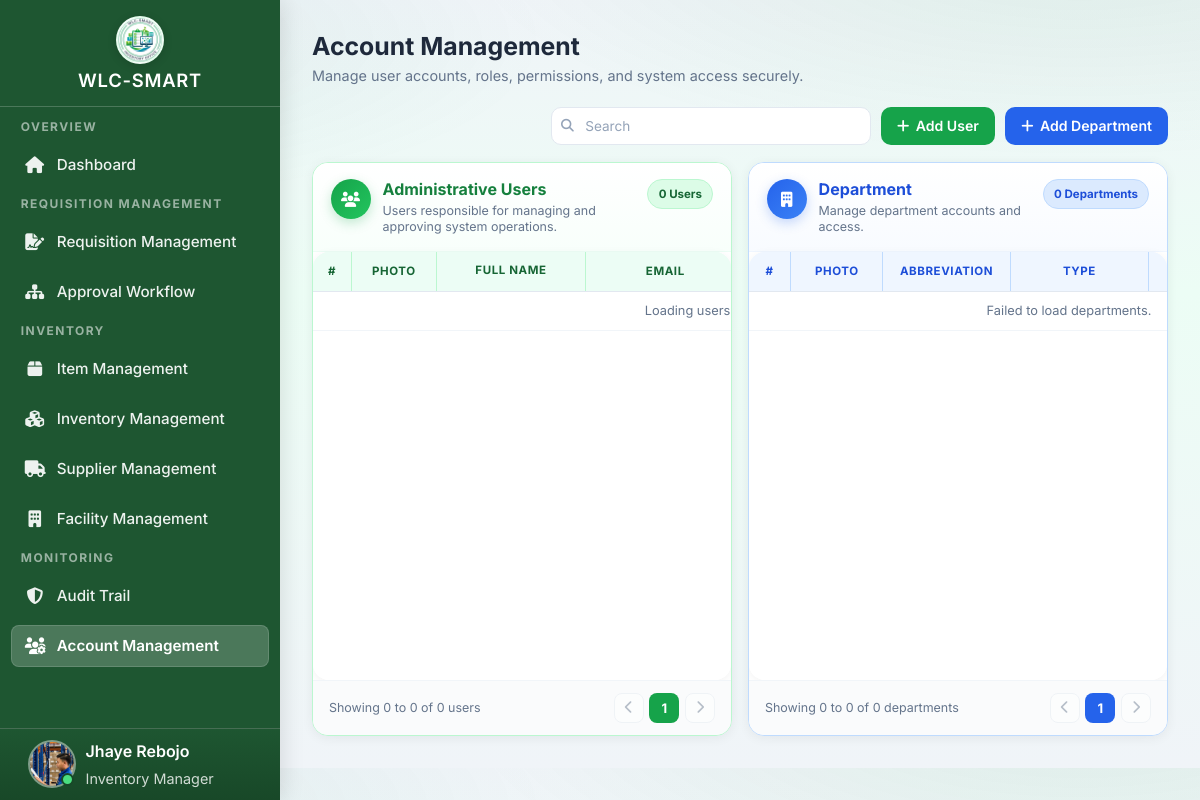
The page /public/pages/account_management.php (signed in) on the database its author committed.
### tables this page shows
CREATE TABLE `user` (
  `user_id` int(11) NOT NULL,
  `Email` varchar(191) NOT NULL COMMENT 'Login email (kept as Email for backward compatibility)',
  `password` varchar(255) NOT NULL COMMENT 'Store hashed password (bcrypt/argon2)',
  `role` enum('Inventory Manager','Dean','Laboratory Manager','Comptroller','President','Employee','User','GSD officer','Department') NOT NULL DEFAULT 'User',
  `failed_attempts` tinyint(3) UNSIGNED NOT NULL DEFAULT 0 COMMENT 'Failed login counter',
  `lock_time` datetime DEFAULT NULL COMMENT 'When account lock was triggered',
  `created_at` datetime NOT NULL DEFAULT current_timestamp() COMMENT 'Record creation timestamp',
  `updated_at` datetime NOT NULL DEFAULT current_timestamp() ON UPDATE current_timestamp() COMMENT 'Last profile/account update',
  `deleted_at` datetime DEFAULT NULL COMMENT 'Soft-delete timestamp',
  `office_id` int(11) DEFAULT NULL,
  `photo_url` varchar(500) DEFAULT NULL COMMENT 'Profile photo URL/path',
  `full_name` varchar(150) DEFAULT NULL COMMENT 'User full name for profile/UI',
  `abbreviation` varchar(20) DEFAULT NULL,
  `contact_number` varchar(20) DEFAULT NULL COMMENT 'Mobile/telephone number',
  `has_consented` tinyint(1) NOT NULL DEFAULT 0 COMMENT 'Accepted Privacy Notice + T&C',
  `consent_version` varchar(10) DEFAULT NULL COMMENT 'Policy version accepted (e.g., 2026-01)',
  `consent_date` datetime DEFAULT NULL COMMENT 'When consent was given',
  `last_login` datetime DEFAULT NULL COMMENT 'Most recent successful login',
  `account_status` enum('active','disabled','locked') NOT NULL DEFAULT 'active' COMMENT 'Account lifecycle state',
  `password_updated_at` datetime DEFAULT NULL COMMENT 'Last password change date',
  `remember_token` varchar(255) DEFAULT NULL COMMENT 'Persistent-login/session token hash',
  `department_type` enum('Administrative','Academic','Executive','') DEFAULT NULL
);

### public/pages/account_management.php (the view, shortened to what this page needs)
<?php
$db = Database::connect();
$stmt = $db->prepare("SELECT * FROM user WHERE user_id = ?");
$stmt->execute([$_SESSION['user_id']]);
$user = $stmt->fetch();
?>
<!DOCTYPE html>
<html lang="en">
<head>
<link rel="stylesheet" href="../assets/css/dashboard.css?v=wlc33">
<link rel="stylesheet" href="../assets/css/account_management.css?v=wlc40">
<link rel="stylesheet" href="../assets/css/loading.css">
<link rel="stylesheet" href="https://cdnjs.cloudflare.com/ajax/libs/font-awesome/6.5.0/css/all.min.css">
</head>
<body>
<?php $imActivePage = 'account_management.php'; require __DIR__ . '/partials/inventory_manager_sidebar.php'; ?>
<main class="main-content account-management-container" id="accountManagementRoot">
    <div class="account-page-header">
        <div class="account-page-header__text">
            <h1 class="account-page-header__title">Account Management</h1>
            <p class="account-page-header__subtitle">Manage user accounts, roles, permissions, and system access securely.</p>
        </div>
        <div class="account-page-header__actions">
            <div class="search-container account-page-header__search">
                <input type="text" id="searchInput" placeholder="Search" class="search-input" aria-label="Search users">
            </div>
            <button class="btn-filter account-page-header__add-btn" id="addUserBtn" type="button"><i class="fas fa-plus"></i> Add User</button>
            <button class="btn-filter account-page-header__add-btn account-page-header__add-btn--dept" id="addDepartmentBtn" type="button"><i class="fas fa-plus"></i> Add Department</button>
        </div>
    </div>
    <div class="users-tables-split" id="usersTablesSplit">
        <section class="users-panel-card users-panel-card--admin">
            <header class="users-panel-card__header">
                <div class="users-panel-card__header-main">
                    <span class="users-panel-card__icon users-panel-card__icon--admin" aria-hidden="true"><i class="fas fa-users"></i></span>
                    <div class="users-panel-card__header-text">
                        <h2 class="users-panel-card__title">Administrative Users</h2>
                        <p class="users-panel-card__desc"> Users responsible for managing and approving system operations. </p>
                    </div>
                </div>
                <span class="users-panel-card__count users-panel-card__count--admin" id="adminUsersCountBadge">0 Users</span>
            </header>
            <div class="table-container">
                <div class="table-wrapper">
                    <table class="users-management-table users-management-table--admin">
                        <thead>
                            <tr>
                                <th>#</th>
                                <th>Photo</th>
                                <th>Full Name</th>
                                <th>Email</th>
                            </tr>
                        </thead>
                        <tbody id="adminUsersTableBody">
                            <tr>
                                <td colspan="7" class="users-table-loading">Loading users...</td>
                            </tr>
                        </tbody>
                    </table>
                </div>
            </div>
            <footer class="users-panel-card__footer">
                <p class="users-panel-card__page-info" id="adminPageInfo">Showing 0 to 0 of 0 users</p>
                <div class="users-panel-card__pagination" aria-label="Administrative users pagination">
                    <button type="button" class="users-panel-card__page-btn" id="adminPrevBtn" aria-label="Previous page" disabled><i class="fas fa-chevron-left"></i></button>
                    <span class="users-panel-card__page-num users-panel-card__page-num--admin" id="adminPageNum">1</span>
                    <button type="button" class="users-panel-card__page-btn" id="adminNextBtn" aria-label="Next page" disabled><i class="fas fa-chevron-right"></i></button>
                </div>
            </footer>
        </section>
        <section class="users-panel-card users-panel-card--dept">
            <header class="users-panel-card__header">
                <div class="users-panel-card__header-main">
                    <span class="users-panel-card__icon users-panel-card__icon--dept" aria-hidden="true"><i class="fas fa-building"></i></span>
                    <div class="users-panel-card__header-text">
                        <h2 class="users-panel-card__title">Department</h2>
                        <p class="users-panel-card__desc">Manage department accounts and access.</p>
                    </div>
                </div>
                <span class="users-panel-card__count users-panel-card__count--dept" id="deptUsersCountBadge">0 Departments</span>
            </header>
            <div class="table-container">
                <div class="table-wrapper">
                    <table class="users-management-table users-management-table--dept">
                        <thead>
                            <tr>
                                <th>#</th>
                                <th>Photo</th>
                                <th>Abbreviation</th>
                                <th>Type</th>
                                <th>Status</th>
                            </tr>
                        </thead>
                        <tbody id="deptUsersTableBody">
                        </tbody>
                    </table>
                </div>
            </div>
            <footer class="users-panel-card__footer">
                <p class="users-panel-card__page-info" id="deptPageInfo">Showing 0 to 0 of 0 departments</p>
                <div class="users-panel-card__pagination" aria-label="Department users pagination">
                    <button type="button" class="users-panel-card__page-btn" id="deptPrevBtn" aria-label="Previous page" disabled><i class="fas fa-chevron-left"></i></button>
                    <span class="users-panel-card__page-num users-panel-card__page-num--dept" id="deptPageNum">1</span>
                    <button type="button" class="users-panel-card__page-btn" id="deptNextBtn" aria-label="Next page" disabled><i class="fas fa-chevron-right"></i></button>
                </div>
            </footer>
        </section>
    </div>
</main>
</body>
</html>

### public/pages/partials/inventory_manager_sidebar.php (shortened to what this page needs)
<?php
$imUser = $user ?? $sidebarUser ?? [];
$imActivePage = isset($imActivePage) && is_string($imActivePage) && $imActivePage !== ''
    ? $imActivePage
    : basename((string)($_SERVER['SCRIPT_NAME'] ?? ''));
$imDisplayName = trim((string)($imUser['full_name'] ?? ''));
$imInitialSeed = $imDisplayName !== '' ? $imDisplayName : (string)($imUser['Email'] ?? 'U');
$imInitials = strtoupper(substr($imInitialSeed, 0, 1));
$imRoleLabel = ucfirst((string)($imUser['role'] ?? 'User'));
$imIsActive = static function (string $page) use ($imActivePage): string {
    return $page === $imActivePage ? ' active' : '';
};
?>
<aside class="sidebar" id="sidebar">
    <?php require __DIR__ . '/sidebar_brand_header.php'; ?>
    <nav>
        <ul class="sidebar-nav">
            <li class="sidebar-section">Overview</li>
            <li>
                <a href="dashboard.php" class="internal-link<?php echo $imIsActive('dashboard.php'); ?>">
                    <i class="fas fa-home"></i> <span>Dashboard</span>
                </a>
            </li>
            <li class="sidebar-section">Requisition Management</li>
            <li>
                <a href="requisition_management.php" class="internal-link<?php echo $imIsActive('requisition_management.php'); ?>" data-notification-key="inventory_review">
                    <i class="fas fa-file-signature"></i> <span>Requisition Management</span>
                </a>
            </li>
            <li>
                <a href="approval_workflow.php" class="internal-link<?php echo $imIsActive('approval_workflow.php'); ?>">
                    <i class="fas fa-sitemap"></i> <span>Approval Workflow</span>
                </a>
            </li>
            <li class="sidebar-section">Inventory</li>
            <li>
                <a href="item_management.php" class="internal-link<?php echo $imIsActive('item_management.php'); ?>">
                    <i class="fas fa-box"></i> <span>Item Management</span>
                </a>
            </li>
            <li>
                <a href="inventory_management.php" class="internal-link<?php echo $imIsActive('inventory_management.php'); ?>">
                    <i class="fas fa-cubes"></i> <span>Inventory Management</span>
                </a>
            </li>
            <li>
                <a href="supplier_management.php" class="internal-link<?php echo $imIsActive('supplier_management.php'); ?>">
                    <i class="fas fa-truck"></i> <span>Supplier Management</span>
                </a>
            </li>
            <li>
                <a href="facility_management.php" class="internal-link<?php echo $imIsActive('facility_management.php'); ?>">
                    <i class="fas fa-building"></i> <span>Facility Management</span>
                </a>
            </li>
            <li class="sidebar-section">Monitoring</li>
            <li>
                <a href="audit_trail.php" class="internal-link<?php echo $imIsActive('audit_trail.php'); ?>">
                    <i class="fas fa-shield-alt"></i> <span>Audit Trail</span>
                </a>
            </li>
            <li>
                <a href="account_management.php" class="internal-link<?php echo $imIsActive('account_management.php'); ?>">
                    <i class="fas fa-users-cog"></i> <span>Account Management</span>
                </a>
            </li>
        </ul>
    </nav>
    <div class="sidebar-footer">
        <div class="user-profile">
            <div class="user-avatar">
                <?php if (!empty($imUser['photo_url'])): ?>
                    <img src="../<?php echo htmlspecialchars((string)$imUser['photo_url']); ?>" alt="Profile Photo" class="user-avatar-img">
                <?php else: ?>
                    <div class="user-avatar-initials"><?php echo htmlspecialchars($imInitials); ?></div>
                <?php endif; ?>
                <span class="status-dot" title="Online" aria-label="Online"></span>
            </div>
            <div class="user-details">
                <h4><?php echo htmlspecialchars($imDisplayName); ?></h4>
                <p class="user-role"><?php echo htmlspecialchars($imRoleLabel); ?></p>
            </div>
        </div>
    </div>
</aside>

### rows shown on the page
user: photo_url (picture), full_name "Jhaye Rebojo", role "Inventory Manager"
